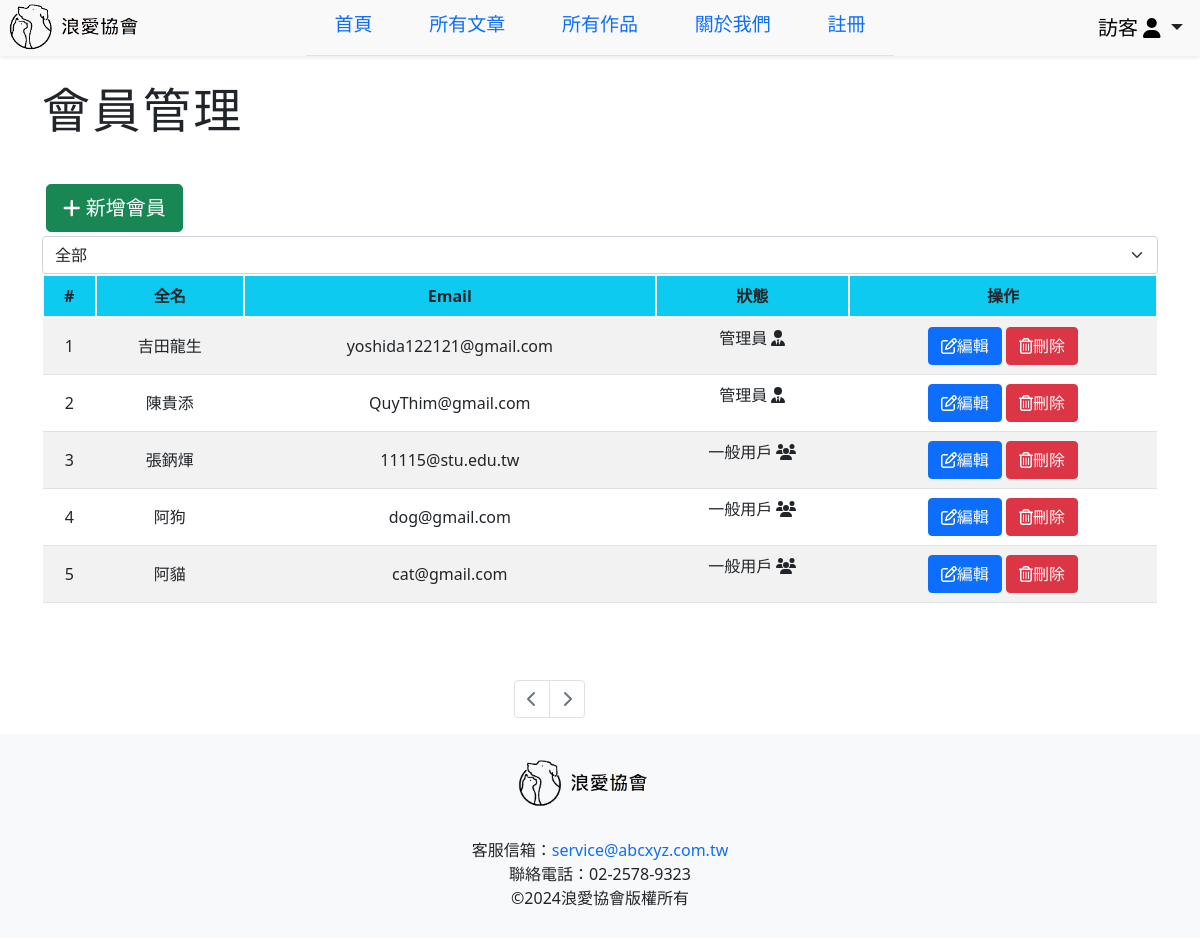
The page /admin/memberManagement.php on the database its author committed.
### tables this page shows
CREATE TABLE `users` (
  `id` int(11) NOT NULL,
  `fullname` varchar(255) NOT NULL,
  `email` varchar(255) NOT NULL,
  `username` varchar(255) NOT NULL,
  `password` varchar(255) NOT NULL,
  `level` tinyint(1) NOT NULL
);

### Utils/DBpassword.php (called while the page is built)
<?php
$host = 'localhost';
$port = 3306;
$username = 'root';
$password = '';
$database = 'your-data-base';
?>

### Utils/DBConnect.php (called while the page is built, shortened)
<?php
class DBConnect
{
    private static $instance;
    private $connection;
    private function __construct()
    {
        require_once 'DBpassword.php';
        $this->connection = mysqli_connect($host, $username, $password, $database, $port);
        if (mysqli_connect_errno()) {
            die('Database connection failed: ' . mysqli_connect_error());
        }else{
            mysqli_query($this->connection, "SET NAMES utf8");
        }
    }
    public static function getInstance()
    {
        if (self::$instance === null) {
            self::$instance = new DBConnect();
        }
        return self::$instance;
    }
    public function getConnection()
    {
        return $this->connection;
    }
}
?>

### DAL/usersDAL.php (called while the page is built, shortened)
<?php
require_once dirname(__FILE__).'/../Utils/InfoDAL.php';
class usersDAL extends InfoDAL
{
    public function getUserByPage($type, $pageStart, $pageSize){
        if($type==0)
            $temp = "";
        else
            $temp = " WHERE `level` = '".$type."'";
        $SQL = "SELECT * FROM `users`".$temp." LIMIT ".$pageStart.",".$pageSize.";";
        $aList = parent::query($SQL);
        return $aList;
    }
}
?>

### Utils/InfoDAL.php (called while the page is built, shortened)
<?php
require_once dirname(__FILE__).'/../Utils/DBConnect.php';
class InfoDAL
{
    private $link = null;
    public function __construct()
    {
        $this->link = DBConnect::getInstance()->getConnection();
    }
    public function query($sql)
    {
        $result = mysqli_query($this->link, $sql);
        $alist = array();
        while ($row = mysqli_fetch_object($result)) {
            $aInfo = new stdClass();
            foreach ($row as $key => $value) {
                $aInfo->$key = $value;
            }
            $alist[] = $aInfo;
        }
        return $alist;
    }
}
?>

### admin/memberManagement.php (the view, shortened to what this page needs)
<?php
    require_once "../DAL/usersDAL.php";
    $pageNo = isset($_GET['pageno']) ? $_GET['pageno'] : '1';
    $Type = isset($_GET['type']) ? $_GET['type'] : '0';
    $aDAl1= new usersDAL();
    $pageSize = 5;
    $pageStart = ($pageNo - 1) * $pageSize;
    $aInfo1 = $aDAl1->getUserByPage($Type, $pageStart, $pageSize);
?>
<!DOCTYPE html>
<html lang="en">
<head>
</head>
<body>
    <div class="top">
        <?php require_once "../Common/topNav.php"?>
    </div>
    <div class="main">
        <div class="container">
            <h1>會員管理</h1>
            <div class="row text-start">
                <div class="col-lg-12">
                    <button id="registerBtn" class="btn btn-success btn-lg btn-block m-1"><i class="fa-solid fa-plus"></i> 新增會員</button>
                </div>
            </div>
            <select class="form-select" name="selectType" id="selectType">
                <option value="0" <?php echo $Type == 0? "selected" : '' ?>>全部</option>
            </select>
            <table class="table table-striped table-hover text-center">
                <thead>
                    <tr>
                        <th scope="col" class="border-2 border-light bg-info align-middle">#</th>
                        <th scope="col" class="border-2 border-light bg-info align-middle">全名</th>
                        <th scope="col" class="border-2 border-light bg-info align-middle">Email</th>
                        <th scope="col" class="border-2 border-light bg-info align-middle">狀態</th>
                        <th scope="col" class="border-2 border-light bg-info align-middle">操作</th>
                    </tr>
                </thead>
                <tbody>
                    <?php
                        foreach($aInfo1 as $key => $aItem1){?>
                        <?php $index = $key + 1; ?>
                            <tr>
                                <td class="align-middle"> <?php echo $index ?></td>
                                <td class="align-middle"><?php echo $aItem1->fullname ?></td>
                                <td class="align-middle"><?php echo $aItem1->email ?></td>
                                <td class="align-middle">
                                    <?php if ($aItem1->level == 1): ?>
                                        <p>管理員 <i class="fa-solid fa-user-tie"></i></p>
                                    <?php elseif($aItem1->level == -1): ?>
                                        <p>停用 <i class="fa-solid fa-user-slash"></i></p>
                                    <?php else: ?>
                                       <p>一般用戶 <i class="fa-solid fa-users"></i></p>
                                    <?php endif; ?>
                                </td>
                                <td class="align-middle">
                                    <button class="btn btn-primary" data-bs-toggle="modal" data-bs-target="#editUser" data-id="<?php echo $aItem1->id ?>">
                                        <i class="far fa-edit"></i>編輯
                                    </button>
                                    <button class="btn btn-danger" data-bs-toggle="modal" data-bs-target="#deleteUser" data-id="<?php echo $aItem1->id ?>">
                                        <i class="far fa-trash-alt"></i>刪除
                                    </button>
                                </td>
                            </tr>
                    <?php } ?>
                </tbody>
            </table>
        </div>
    </div>
    <div class="row">
            <div class="col-11 d-flex justify-content-center">
                <?php require_once('../Common/MyNavPage.php'); ?>
        </div>
    </div>
    <div class="footer">
        <?php require_once "../Common/footer.php"?>
    </div>
</body>
</html>

### css/Body.css (style rules this page uses)
* { margin: 0; padding: 0; box-sizing: border-box; }
h1 { font-size: 48px; line-height: 60px; letter-spacing: 2.4px; margin-bottom: 40px; text-align: justify; }
.main { margin-top: 80px; min-height: 600px; }

### rows shown on the page
users: index "1", fullname "吉田龍生", email "yoshida122121@gmail.com", level "管理員"
users: index "2", fullname "陳貴添", email "QuyThim@gmail.com", level "管理員"
users: index "3", fullname "張鈵煇", email "11115@stu.edu.tw", level "一般用戶"
users: index "4", fullname "阿狗", email "dog@gmail.com", level "一般用戶"
users: index "5", fullname "阿貓", email "cat@gmail.com", level "一般用戶"
